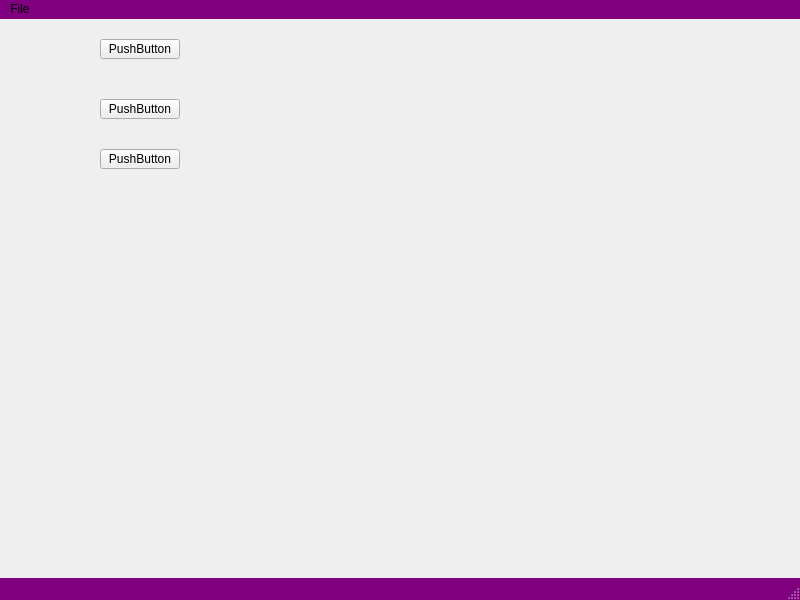
<?xml version="1.0" encoding="UTF-8"?>
<ui version="4.0">
 <class>MainWindow</class>
 <widget class="QMainWindow" name="MainWindow">
  <property name="geometry">
   <rect>
    <x>0</x>
    <y>0</y>
    <width>800</width>
    <height>600</height>
   </rect>
  </property>
  <property name="windowTitle">
   <string>MainWindow</string>
  </property>
  <property name="styleSheet">
   <string notr="true">QMenuBar, QStatusBar
{
    background-color: purple;
}


QPushButton:clicked
{
    background-color: white;
    border: 1px solid red;
border-radius: 8px;
}


</string>
  </property>
  <widget class="QWidget" name="centralwidget">
   <widget class="QPushButton" name="pushButton">
    <property name="geometry">
     <rect>
      <x>100</x>
      <y>80</y>
      <width>80</width>
      <height>20</height>
     </rect>
    </property>
    <property name="text">
     <string>PushButton</string>
    </property>
   </widget>
   <widget class="QPushButton" name="pushButton_2">
    <property name="geometry">
     <rect>
      <x>100</x>
      <y>20</y>
      <width>80</width>
      <height>20</height>
     </rect>
    </property>
    <property name="text">
     <string>PushButton</string>
    </property>
   </widget>
   <widget class="QPushButton" name="pushButton_3">
    <property name="geometry">
     <rect>
      <x>100</x>
      <y>130</y>
      <width>80</width>
      <height>20</height>
     </rect>
    </property>
    <property name="text">
     <string>PushButton</string>
    </property>
   </widget>
  </widget>
  <widget class="QMenuBar" name="menubar">
   <property name="geometry">
    <rect>
     <x>0</x>
     <y>0</y>
     <width>800</width>
     <height>22</height>
    </rect>
   </property>
   <widget class="QMenu" name="menuFile">
    <property name="title">
     <string>File</string>
    </property>
   </widget>
   <addaction name="menuFile"/>
  </widget>
  <widget class="QStatusBar" name="statusbar"/>
 </widget>
 <resources/>
 <connections/>
</ui>
